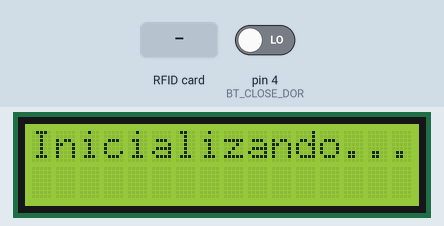
This sketch was run on a simulated Arduino Mega 2560, built with avr-gcc and run on an emulated ATmega2560. Parts: 16×2 character LCD. Inputs (shaded band) come from the test bench; at power-on: pin 4 (BT_CLOSE_DOR) LOW. WiFi joins after 1.5 s; servers stay silent unless stated; uploads are accepted with an empty reply; what the sketch prints to the serial monitor is not drawn.

Above: at 2.2 s.
At 8.1 s:
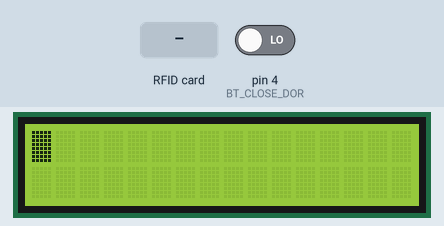
8.2 s: RFID card 5E 7A 19 C4 held to the reader
At 8.8 s:
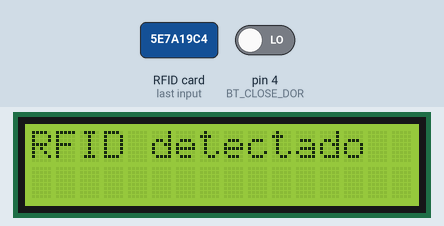
Timing chart, 0 to 11.2 s (numbered marks = the images above; inputs shaded):
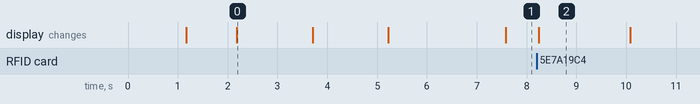

The sketch:

Teste_Device_Manager_1.ino
```cpp
/*
* Typical pin layout used:
* -----------------------------------------------------------------------------------------
*             MFRC522      Arduino       Arduino   Arduino    Arduino          Arduino
*             Reader/PCD   Uno           Mega      Nano v3    Leonardo/Micro   Pro Micro
* Signal      Pin          Pin           Pin       Pin        Pin              Pin
* -----------------------------------------------------------------------------------------
* RST/Reset   RST          9             5         D9         RESET/ICSP-5     RST
* SPI SS      SDA(SS)      10            53        D10        10               10
* SPI MOSI    MOSI         11 / ICSP-4   51        D11        ICSP-4           16
* SPI MISO    MISO         12 / ICSP-1   50        D12        ICSP-1           14
* SPI SCK     SCK          13 / ICSP-3   52        D13        ICSP-3           15
*
*/

#include <stdlib.h>
#include <Time.h>
#include <SPI.h>
#include <Ethernet.h>
#include <EthernetUdp.h>
#include <MFRC522.h>
#include <Wire.h>
#include <LiquidCrystal_I2C.h>
#include <Bounce2.h>
#include <SimpleTimer.h>

#if defined(ARDUINO) && ARDUINO >= 100
#define printByte(args)  write(args);
#else
#define printByte(args)  print(args,BYTE);
#endif

#define SS_PIN  53
#define BT_CLOSE_DOR  4
#define RST_PIN 5
#define SERVER_IP "192.168.147.29"
#define LOCKER_ID "A1"

byte mac[] = { 0xDE, 0xAD, 0xBE, 0xEF, 0xFE, 0xED };
char server[] = SERVER_IP;
IPAddress timeServer(200, 160, 7, 186);
const int timeZone = -2;

Bounce debouncerButton = Bounce();


EthernetClient client;
MFRC522 mfrc522(SS_PIN, RST_PIN);
LiquidCrystal_I2C lcd(0x27, 16, 2);

//EthernetUDP Udp;
//unsigned int localPort = 8888;

void setup() {
  SPI.begin();                // Init SPI bus
  mfrc522.PCD_Init();         // Init MFRC522 card
  lcd.init();
  lcd.backlight();
  pinMode(BT_CLOSE_DOR, INPUT);      // Init button

  // After setting up the button, setup the Bounce instance :
  debouncerButton.attach(BT_CLOSE_DOR);
  debouncerButton.interval(5); // interval in ms

  lcd.home();
  lcd.clear();
  lcd.print(" Device Manager");
  lcd.setCursor(0, 1);
  lcd.print("     versao 1.0");
  delay(1000);
  //lcd.home();
  lcd.clear();
  lcd.print(" Armario...:  " + String(LOCKER_ID));
  delay (1000);
  lcd.clear();
  lcd.print("Inicializando...");

  Serial.begin(9600);
  Serial.println("Comecando");
  while (!Serial) {
  }

  Serial.println("Tentando pegar IP Via DHCP");
  if (Ethernet.begin(mac) == 0) {
    Serial.println("Failed to configure Ethernet using DHCP");
    Ethernet.begin(mac);
  }
  Serial.print("My IP address: ");

  String sIP = "";
  for (byte thisByte = 0; thisByte < 4; thisByte++) {
    // print the value of each byte of the IP address:
    Serial.print(Ethernet.localIP()[thisByte], DEC);
    Serial.print(".");
    sIP += String(Ethernet.localIP()[thisByte]);
    sIP += ".";
  }
  Serial.println();
  Serial.println("Finalizou DHCP");


  lcd.clear();
  lcd.print("IP:");
  lcd.setCursor(0, 1);
  lcd.println(sIP);
  delay(1500);

  lcd.clear();
  lcd.println("Aguardando...  ");
  lcd.blink();
  delay(500);

  //  Udp.begin(localPort);
  //  setSyncProvider(getNtpTime);

}


time_t prevDisplay = 0;

int buttonPressed;
SimpleTimer timer;
int timerId = timer.setInterval(5000, checkOpenDoor);
void loop() {
  returnRfid();

  // Update the Bounce instance :
  debouncerButton.update();

  // Start SimpleTimer.
  timer.run();

  // Get the updated value :
  buttonPressed = debouncerButton.read();

  // Turn on or off the LED as determined by the state :
  if (buttonPressed != LOW) {
    timer.disable(timerId);
  }
  else {
    timer.enable(timerId);
  }

  if (timeStatus() != timeNotSet) {
    if (now() != prevDisplay) { //update the display only if time has changed
      prevDisplay = now();
      digitalClockDisplay();
    }
  }

}

void sendJSON(String dataString) {
  String msg;

  Serial.println("connecting...");
  // if you get a connection, report back via serial:
  if (client.connect(server, 80)) {
    Serial.println("connected");
    // Make a HTTP request:
    client.println("POST /device-manager/device-manager/device_manager HTTP/1.1");
    client.print("Host: "); client.println(SERVER_IP);
    client.println("Accept: application/json");
    client.println("User-Agent: ESPDU");
    client.println("Content-Type: application/json");
    int thisLength = dataString.length();
    client.print("Content-Length: ");
    client.println(thisLength);
    client.println("Connection: close");
    client.println();
    client.println(dataString);
    Serial.println("enviado");
    Serial.println(dataString);
    Serial.println("---");
  }
  else {
    Serial.println("connection failed");
  }

  delay(1550);
  while (client.available()) {
    char c = client.read();
    msg += c;
    if (c == '\n') {
      msg = "";
    }

  }
  if (!client.connected()) {
    client.stop();
  }
  Serial.println(msg);

  String aux = msg.substring(msg.indexOf("\"msg\":\"") + 7, msg.length() - 3);

  Serial.println(aux);
  lcd.clear();
  lcd.home();
  lcd.print(aux);
}


/*
 * Helper routine to dump a byte array as hex values to Serial.
 */
char* dump_byte_array(byte *buffer, byte bufferSize) {
  char rfid[4];
  char *saida = (char*) calloc(60, sizeof(char));
  for (byte i = 0; i < bufferSize; i++) {
    sprintf(rfid, "%X", buffer[i]);
    strcat(saida, rfid);
  }
  return saida;
}

/**
 * Read RFID
 */
void returnRfid() {
  char id[50];
  char *dump;
  int n;

  // Look for new cards
  if ( ! mfrc522.PICC_IsNewCardPresent())
    return;

  // Select one of the cards
  if ( ! mfrc522.PICC_ReadCardSerial())
    return;

  lcd.clear();
  lcd.println("RFID detectado");

  dump = dump_byte_array(mfrc522.uid.uidByte, mfrc522.uid.size);
  lcd.println(String(dump));
  n = sprintf (id, "{\"locker_id\": \"%s\", \"rfid\": \"%s\"}", LOCKER_ID, dump);

  sendJSON(id);
  //Serial.println(id);
  delay(3000);
}

void digitalClockDisplay() {

  // digital clock display of the time
  Serial.print(hour());
  printDigits(minute());
  printDigits(second());
  Serial.print(" ");
  Serial.print(day());
  Serial.print(" ");
  Serial.print(month());
  Serial.print(" ");
  Serial.print(year());
  Serial.println();


  lcd.clear();
  lcd.print("Data: ");
  lcd.print(hour());
  lcd.print(printDigits(minute()));
  lcd.print(printDigits(second()));
  lcd.setCursor(0, 1);
  lcd.print(day());
  lcd.print(".");
  lcd.print(month());
  lcd.print(".");
  lcd.print(year());
}

String printDigits(int digits) {
  // utility for digital clock display: prints preceding colon and leading 0
  String retorno = ":";

  if (digits < 10)
    retorno += "0";

  retorno += String(digits);
  return retorno;
}

/*-------- NTP code ----------*/
/*
const int NTP_PACKET_SIZE = 48; // NTP time is in the first 48 bytes of message
byte packetBuffer[NTP_PACKET_SIZE]; //buffer to hold incoming & outgoing packets

time_t getNtpTime()
{
  while (Udp.parsePacket() > 0) ; // discard any previously received packets
  Serial.println("Transmit NTP Request");
  sendNTPpacket(timeServer);
  uint32_t beginWait = millis();
  while (millis() - beginWait < 1500) {
    int size = Udp.parsePacket();
    if (size >= NTP_PACKET_SIZE) {
      Serial.println("Receive NTP Response");
      Udp.read(packetBuffer, NTP_PACKET_SIZE);  // read packet into the buffer
      unsigned long secsSince1900;
      // convert four bytes starting at location 40 to a long integer
      secsSince1900 =  (unsigned long)packetBuffer[40] << 24;
      secsSince1900 |= (unsigned long)packetBuffer[41] << 16;
      secsSince1900 |= (unsigned long)packetBuffer[42] << 8;
      secsSince1900 |= (unsigned long)packetBuffer[43];
      return secsSince1900 - 2208988800UL + timeZone * SECS_PER_HOUR;
    }
  }
  Serial.println("No NTP Response :-(");
  return 0; // return 0 if unable to get the time
}

// send an NTP request to the time server at the given address
void sendNTPpacket(IPAddress &address)
{
  // set all bytes in the buffer to 0
  memset(packetBuffer, 0, NTP_PACKET_SIZE);
  // Initialize values needed to form NTP request
  // (see URL above for details on the packets)
  packetBuffer[0] = 0b11100011;   // LI, Version, Mode
  packetBuffer[1] = 0;     // Stratum, or type of clock
  packetBuffer[2] = 6;     // Polling Interval
  packetBuffer[3] = 0xEC;  // Peer Clock Precision
  // 8 bytes of zero for Root Delay & Root Dispersion
  packetBuffer[12]  = 49;
  packetBuffer[13]  = 0x4E;
  packetBuffer[14]  = 49;
  packetBuffer[15]  = 52;
  // all NTP fields have been given values, now
  // you can send a packet requesting a timestamp:
  Udp.beginPacket(address, 123); //NTP requests are to port 123
  Udp.write(packetBuffer, NTP_PACKET_SIZE);
  Udp.endPacket();
}
*/

/**
 *  Check if the door is open after 5s open.
 */
void checkOpenDoor() {
  Serial.println("start: checkOpenDoor");
  sendJSON("Teste");
}
```

Measured:
- after the input at 8.2 s, the display: changes after 0.05 s (image 2)
- what the display in image 0 shows lasts 1.5 s, from 2.2 s to 3.7 s
- what the display in image 2 shows lasts 1.9 s, from 8.2 s to 10.1 s
